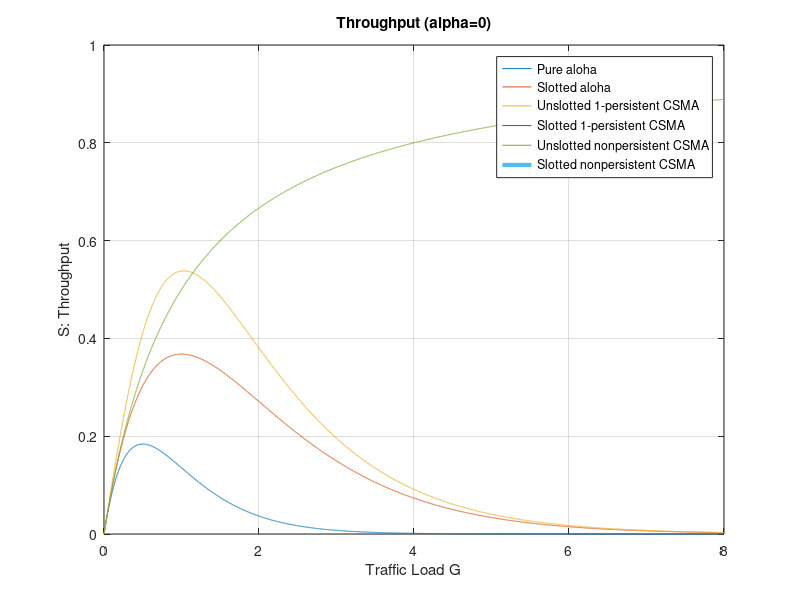

This chart was generated by the following MATLAB code:
clc; clear;

% arguments
alpha = 0;
G = 0:0.001:8;

% compute throuphput
pure_aloha = G .* exp(-2*G);
slotted_aloha = G .* exp(-G);
unslotted_1p_csma = (G .* (1 + G + (alpha * G) .* (1 + G + (alpha*G/2))) .* exp(-G*(1+2*alpha))) ./ (G*(1+2*alpha) - (1-exp(-alpha*G)) + (1+alpha*G).*exp(-G*(1+alpha)));
slotted_1p_csma = (G .* (1 + alpha - exp(-alpha*G)) .* exp(-G*(1+alpha))) ./ ((1+alpha) * (1-exp(-alpha*G)) + alpha*exp(-G*(1+alpha)));
unslotted_nonp_csma = (G .* exp(-alpha*G)) ./ (G*(1+2*alpha) + exp(-alpha*G));
slotted_nonp_csma = (alpha * G .* exp(-alpha*G)) ./ (1 - exp(-alpha*G) + alpha);

% sketch figure
plot(G, pure_aloha, G, slotted_aloha, G, unslotted_1p_csma, G, slotted_1p_csma, G, unslotted_nonp_csma, G, slotted_nonp_csma, 'LineWidth', 3);
title('Throughput (alpha=0)'); xlabel('Traffic Load G'); ylabel('S: Throughput');
legend('Pure aloha', 'Slotted aloha', 'Unslotted 1-persistent CSMA', 'Slotted 1-persistent CSMA', 'Unslotted nonpersistent CSMA', 'Slotted nonpersistent CSMA');
grid on;
